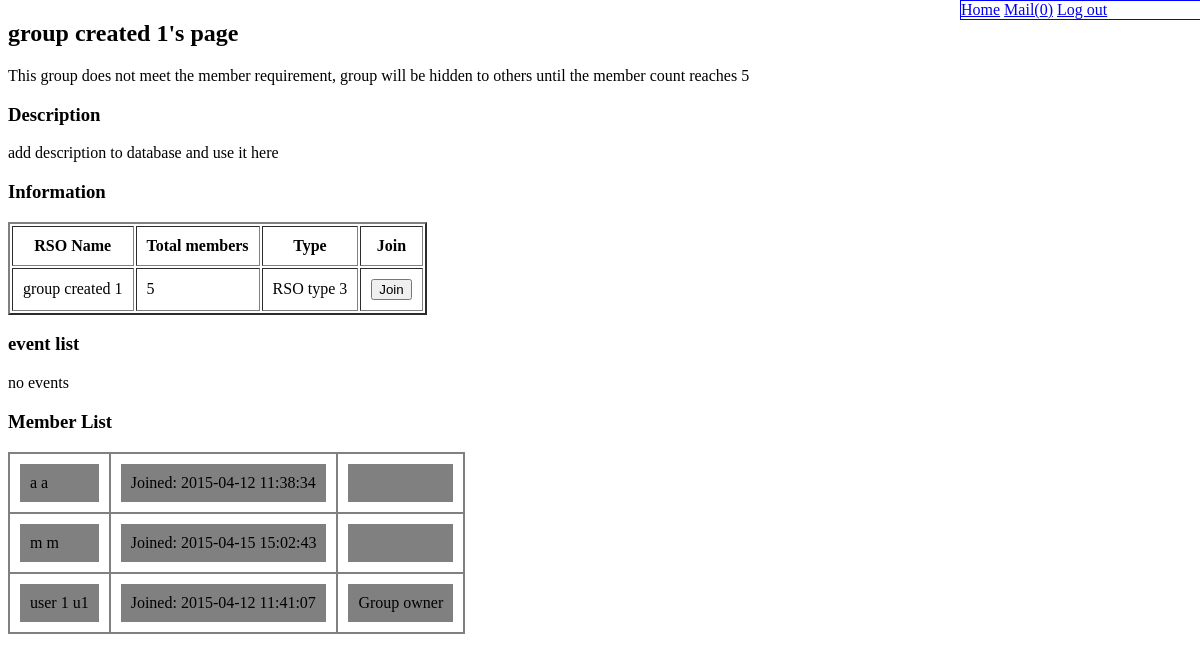
/rso_page.php?rso=6, run on an earlier commit of the app's database.
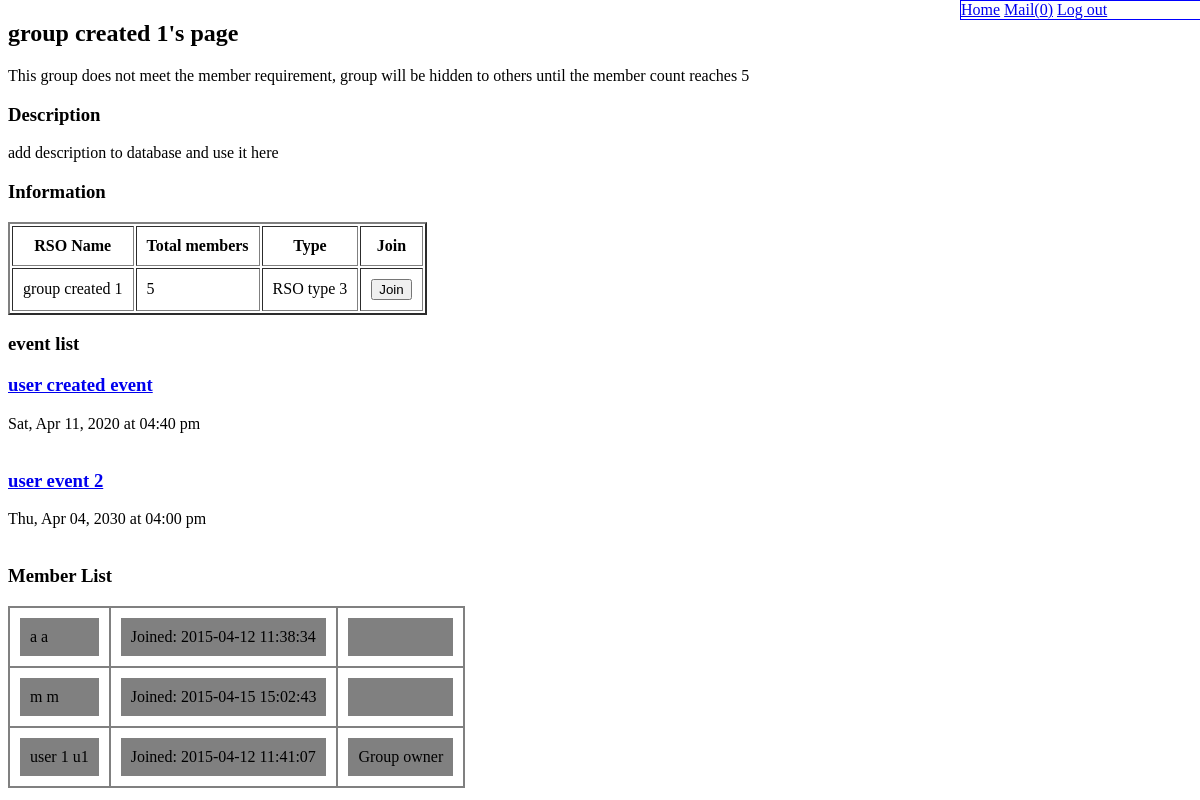
And on a later commit of the database.
### tables this page shows
CREATE TABLE IF NOT EXISTS `rso` (
`rid` int(11) NOT NULL,
  `name` varchar(255) DEFAULT NULL,
  `description` varchar(10000) DEFAULT NULL,
  `joinable` bit(1) NOT NULL,
  `rtid` int(11) DEFAULT NULL
);

CREATE TABLE IF NOT EXISTS `rso_type` (
`rtid` int(11) NOT NULL,
  `type` varchar(30) DEFAULT NULL
);

CREATE TABLE IF NOT EXISTS `userlist` (
  `first_name` varchar(255) DEFAULT NULL,
  `last_name` varchar(255) DEFAULT NULL,
  `email` varchar(255) NOT NULL DEFAULT '',
  `phone_number` varchar(12) DEFAULT NULL,
  `password` varchar(255) NOT NULL
);

CREATE TABLE IF NOT EXISTS `rso_event_list` (
  `rid` int(11) NOT NULL DEFAULT '0',
  `eid` int(11) NOT NULL DEFAULT '0'
);

CREATE TABLE IF NOT EXISTS `event` (
`eid` int(11) NOT NULL,
  `owner` varchar(255) NOT NULL,
  `name` varchar(500) NOT NULL,
  `rating` int(11) DEFAULT NULL,
  `date` date DEFAULT NULL,
  `approval` bit(1) DEFAULT NULL,
  `description` varchar(10000) DEFAULT NULL,
  `time` time DEFAULT NULL,
  `aid` int(11) DEFAULT NULL,
  `contact_phone` varchar(12) DEFAULT NULL,
  `contact_email` varchar(255) DEFAULT NULL,
  `ecid` int(11) DEFAULT NULL,
  `evid` int(11) DEFAULT NULL
);

### db/security.php (called while the page is built)
<?php
function escape($string) {
	return htmlentities(trim($string), ENT_QUOTES, 'UTF-8');
}

### rso_page.php (the view, shortened to what this page needs)
<?php
require 'db/connect.php';
require 'db/security.php';
require 'mysql_functions.php';
if(!empty($_COOKIE)){
	$email = trim($_COOKIE['user']);
} else {
	echo 'session timed out';
	header("Location:index.php?result=time_out");
	die();
}
if(!empty($_GET)){
	if(empty($rid)){
		$rid = trim($_GET['rso']);
	}
	$rso = getRSO($rid, $db);
	$temp = $db->query("SELECT rso.name AS name, rso.description as description, rso_type.type as type, rso.joinable as joinable
		FROM rso, rso_type
		WHERE (rso.rid) = '" . $rid . "'
			&& (rso_type.rtid) = (rso.rtid)");
	$rso = $temp->fetch_assoc();
	$temp = $db->query("SELECT r.admin AS admin FROM rso_member_list AS r
		WHERE (r.rid) = '" . $rid . "'
		&& (r.email) = '" . $email . "'");
	$rso_member = $temp->fetch_assoc();
	$temp = $db->query("SELECT u.email as email, CONCAT_WS(' ', u.first_name, u.last_name) as name, r.created as created, r.admin as admin FROM rso_member_list AS r, userlist AS u
		WHERE (r.rid) = '" . $rid . "'
		&& (u.email) = (r.email) && (r.admin) IS NOT NULL
		GROUP BY (u.last_name)");
	$rso_member_list = $temp->fetch_all(MYSQLI_ASSOC);
	$temp = $db->query("SELECT * FROM rso_event_list
	LEFT JOIN event ON rso_event_list.eid = event.eid
	WHERE rso_event_list.rid = '" . $rid . "'");
} else {
	echo 'no such rso exists';
	header("Location:index.php?result=no_rso");
	die();
}
?>
<!doctype html PUBLIC "-//W3C//DTD XHTML 1.0 Transitional//EN"
"http://www.w3.org/TR/xhtml1/DTD/xhtml1-transitional.dtd">
<html>
<head>
	<?php createUserPanel($db, $email); ?>
	<link rel="stylesheet" type="text/css" href="pagestyle.css">
</head>
<body>
<h2><?php echo $rso['name']; ?>'s page</h2>
<?php if(count($rso_member_list) < 5){
	?>
	This group does not meet the member requirement, group will be hidden to others until the member count reaches 5<br>
	<?php
}
?>
<h3>Description</h3>
<p> add description to database and use it here </p>
<h3>Information</h3>
	<?php
		if(!count($rso)) {
			echo 'No records';
		} else {
	?>
	<table border="2" cellpadding="10">
		<thead>
			<tr>
				<th>RSO Name</th>
				<th>Total members</th>
				<th>Type</th>
				<th>Join</th>
			</tr>
		<thead>
		<tbody>
			<?php
					$temp = $db->query("SELECT * FROM rso_member_list WHERE (rid) = '" . $rid . "'");
					$temp2 = $temp->fetch_all(MYSQLI_ASSOC);
			?>
			<tr>
				<td><?php echo escape($rso['name']); ?></td>
				<td><?php echo count($temp2); ?></td>
				<td><?php echo escape($rso['type']); ?></td>
				<td><?php
				if(empty($rso_member)) {
					if($rso['joinable']){
						?>
						<form action="?rso=<?php echo escape($rid); ?>&join=1" method="POST">
							<input type="submit" value="Join" name="submit">
						</form></td>
						<?php
					} else {
						echo 'restricted';
					}
				} else {
					?>
					<form action="?rso=<?php echo escape($rid); ?>&leave=1" method="POST">
						<input type="submit" value="Leave" name="submit">
					</form></td>
					<?php
				}
				?>
			</tr>
		</tbody>
	</table>
	<?php
		}
	?>
<h3>event list</h3>
	<?php
		printEventList2($rid, NULL, $db);
	?>
<h3>Member List</h3>
	<?php
		if(!count($rso_member_list)){
			echo 'No members';
		} else {
			?>
	<table bgcolor="grey" cellpadding="10">
		<tbody>
		<?php
			foreach($rso_member_list as $r){
				?>
				<tr>
				<td id="greyrow"><?php echo escape($r['name']); ?></td>
				<td id="greyrow">Joined: <?php echo escape($r['created']); ?></td>
				<td id="greyrow"><?php if($r['admin']){ ?>
					Group owner</td>
				<?php } else {
					?>
				</tr>
		<?php
				}
			}
		}
		?>
</body>
</html>

### mysql_functions.php (shortened to what this page needs)
<?php
function createUserPanel($db, $email){
	$temp = $db->query("SELECT mid FROM mail_list WHERE to_user = '" . $email . "'");
	$temp2 = $temp->fetch_all(MYSQLI_ASSOC);
	$inbox = count($temp2);
	?>
	<div id="user_panel">
		<?php if($email != 1){ ?>
			<a href="mainpage.php">Home</a>
			<a href="mailbox.php">Mail(<?php echo escape($inbox); ?>)</a>
			<a href="index.php?result=logout">Log out</a>
		<?php } else { ?>
			<a href="index.php">Log in</a>
		<?php } ?>
	</div>
<?php
}
function printEventList($event){
	$check = 0;
	foreach($event as $e){
		$datetime = DateTime::createFromFormat("Y-m-d H:i:s", "" . $e['date'] . " " . $e['time'] . "");
		$date_con = $datetime->format("D, M d, Y");
		$time_con = $datetime->format("h:i a");
		if(time() > $datetime->getTimestamp()){
			continue;
		}
		$check = 1;
		?>
		<div id="event_block">
			<h3><a href="event.php?event=<?php echo escape($e['eid']); ?>"><?php echo escape($e['name']); ?></h3></a>
			<?php echo escape($date_con); ?> at <?php echo escape($time_con); ?> <br><br>
		</div>
		<?php
	}
	if($check == 0){ echo 'no events'; }
}
function printEventList2($rid, $uid, $db){
	if($rid == NULL){
		$temp = $db->query(
		"SELECT * FROM university_event_list
		LEFT JOIN event ON university_event_list.eid = event.eid
		WHERE (university_event_list.uid) = '" . $uid . "' && (event.evid) != 2
		UNION
		SELECT * FROM rso_event_list
		LEFT JOIN event ON rso_event_list.eid = event.eid
		WHERE (event.evid) != 2 && EXISTS (
			SELECT * FROM university_rso_link
			WHERE (uid) = '" . $uid . "' && (rid) = (rso_event_list.rid))
		");
	} else if ($uid == NULL){
		$temp = $db->query(
		"SELECT * FROM rso_event_list
		LEFT JOIN event ON rso_event_list.eid = event.eid
		WHERE (rso_event_list.rid) = '" . $rid . "' && (event.evid) != 3
		UNION
		SELECT * FROM rso_event_list
		LEFT JOIN event ON rso_event_list.eid = event.eid
		WHERE (rso_event_list.rid) = '" . $rid . "' && (event.evid) != 3
			&& (SELECT COUNT(rid) from rso_member_list where (rid) = '" . $rid . "') > 4
		UNION
		SELECT * FROM university_event_list
		LEFT JOIN event ON university_event_list.eid = event.eid
		WHERE (event.evid) != 3 && EXISTS (
			SELECT * FROM university_rso_link
			WHERE (rid) = '" . $rid . "' && (uid) = (university_event_list.uid))
		ORDER BY date ASC, time ASC
		");
	}
	$event = $temp->fetch_all(MYSQLI_ASSOC);
	printEventList($event);
}
?>

### pagestyle.css (style rules this page uses)
#greyrow { border: 10px white solid; }
#user_panel { border: 1px solid blue; position: absolute; top: 0px; width: 20%; left: 80%; }

What changed in the data, as far as the page shows it:
added rso_event_list: eid.name "user created event", eid.time "Sat, Apr 11, 2020", eid.time "04:40 pm"
added rso_event_list: eid.name "user event 2", eid.time "Thu, Apr 04, 2030", eid.time "04:00 pm"
Also different on the page:
text no longer shown: "no events"
